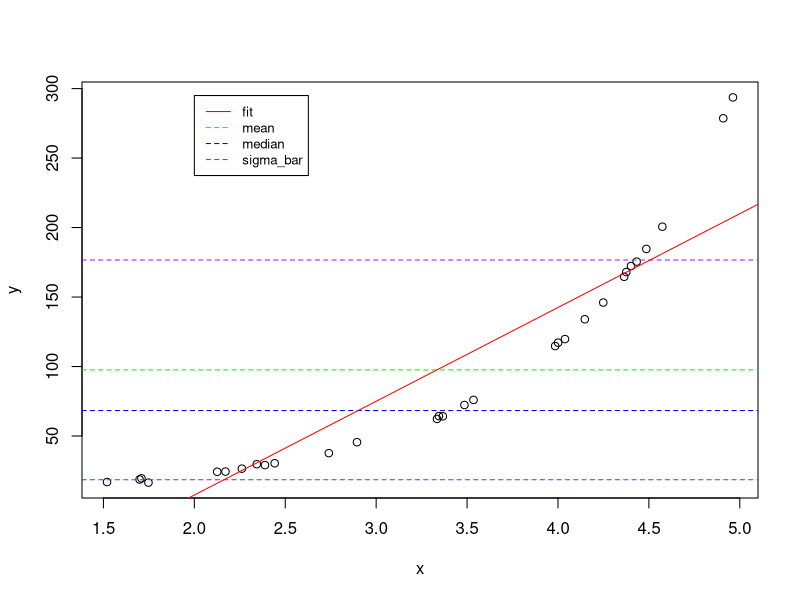

The R script that drew this image:
data <- read.csv('data.csv')
y = data$y
x = data$x
meany = mean(y)
mediany = median(y)
sdy = sd(y)
png('plotA.png')
plot(x,y)
abline(h=(meany+sdy), lty = 2, col='purple')
abline(h=(meany-sdy), lty = 2, col='purple')
abline(h=meany, lty = 2, col='green')
abline(h=mediany, lty = 2, col='blue')
abline(lm(y ~ x),col='red')
legend(2,295,legend=c('fit','mean','median','sigma_bar'),col=c('red','green','blue','purple'),lty=c(1,2,2,2),cex=0.8)
error <- sum(lm(y~x)$residuals^2)
intercept <- lm(y~x)$coefficients[[1]]
slope <- lm(y~x)$coefficients[[2]]
cat("mean =",meany)
cat("\nmedian =",mediany)
cat("\nstandard deviation =",sdy)
cat("\nslope =",slope)
cat("\ny intercept =",intercept)
cat("\nerror =",error,"\n")